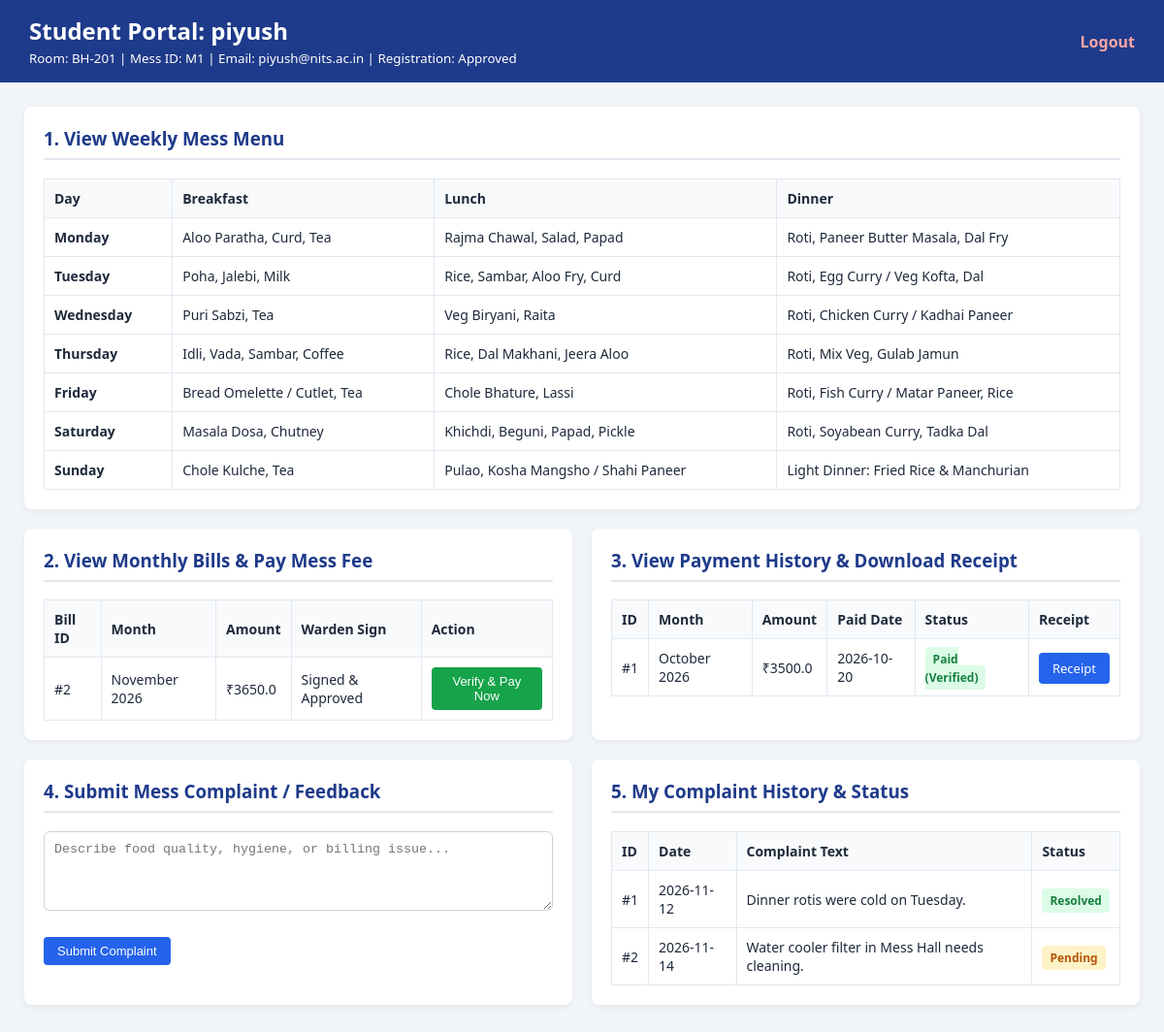
The page /student/piyush on the database its author committed.
### models.py (models this page shows)
class User(Base):
    __tablename__ = 'users'
    username = Column(String, primary_key=True, index=True)
    password = Column(String, nullable=False)
    email = Column(String)
    phone_no = Column(String)
    role = Column(String, nullable=False)  # 'student', 'manager', 'staff', 'admin'

class Student(Base):
    __tablename__ = 'students'
    username = Column(String, ForeignKey('users.username', ondelete="CASCADE"), primary_key=True)
    room_no = Column(String)
    mess_id = Column(String)
    is_registered = Column(String, default="Approved")  # Pending, Approved, Rejected
    user = relationship("User")
    complaints = relationship("Complaint", back_populates="student", cascade="all, delete-orphan")
    payments = relationship("Payment", back_populates="student", cascade="all, delete-orphan")

class Menu(Base):
    __tablename__ = 'menus'
    menu_id = Column(Integer, primary_key=True, index=True)
    day = Column(String, unique=True)
    breakfast = Column(Text)
    lunch = Column(Text)
    dinner = Column(Text)

class Payment(Base):
    __tablename__ = 'payments'
    payment_id = Column(Integer, primary_key=True, index=True)
    student_id = Column(String, ForeignKey('students.username'))
    month = Column(String)
    amount = Column(Float)
    date = Column(Date)
    status = Column(String, default="Unpaid")  # Unpaid, Paid, Verified
    warden_approved = Column(String, default="Pending")  # Maps to DFD Level 1 Warden/MMC approval
    student = relationship("Student", back_populates="payments")

class Complaint(Base):
    __tablename__ = 'complaints'
    complaint_id = Column(Integer, primary_key=True, index=True)
    student_id = Column(String, ForeignKey('students.username'))
    text = Column(Text)
    date = Column(Date)
    status = Column(String, default="Pending")  # Pending, Resolved, Rejected
    student = relationship("Student", back_populates="complaints")

### main.py (the view)
@app.get("/student/{username}", response_class=HTMLResponse)
async def student_dashboard(username: str, request: Request, db: Session = Depends(get_db)):
    user = db.query(models.User).filter(models.User.username == username).first()
    student = db.query(models.Student).filter(models.Student.username == username).first()
    menu = db.query(models.Menu).all()
    complaints = db.query(models.Complaint).filter(models.Complaint.student_id == username).all()
    unpaid_bills = db.query(models.Payment).filter(
        models.Payment.student_id == username,
        models.Payment.status == "Unpaid"
    ).all()
    payment_history = db.query(models.Payment).filter(
        models.Payment.student_id == username,
        models.Payment.status != "Unpaid"
    ).all()
    return templates.TemplateResponse(
        request=request,
        name="student_dash.html",
        context={
            "user": user,
            "student": student,
            "menu": menu,
            "complaints": complaints,
            "unpaid_bills": unpaid_bills,
            "payment_history": payment_history
        }
    )

### templates/student_dash.html (shortened to what this page needs)
<!DOCTYPE html>
<html>
<head>
</head>
<body>
<header>
    <div>
        <h2 style="margin:0;">Student Portal: {{ user.username }}</h2>
        <small>Room: {{ student.room_no }} | Mess ID: {{ student.mess_id }} | Email: {{ user.email }} | Registration: {{ student.is_registered }}</small>
    </div>
    <a class="logout" href="/">Logout</a>
</header>
<div class="container">
    <div class="card">
        <h3>1. View Weekly Mess Menu</h3>
        <table>
            <tr><th>Day</th><th>Breakfast</th><th>Lunch</th><th>Dinner</th></tr>
            {% for item in menu %}
            <tr>
                <td><strong>{{ item.day }}</strong></td>
                <td>{{ item.breakfast }}</td>
                <td>{{ item.lunch }}</td>
                <td>{{ item.dinner }}</td>
            </tr>
            {% endfor %}
        </table>
    </div>
    <div class="grid">
        <div class="card">
            <h3>2. View Monthly Bills & Pay Mess Fee</h3>
            {% if unpaid_bills %}
            <table>
                <tr><th>Bill ID</th><th>Month</th><th>Amount</th><th>Warden Sign</th><th>Action</th></tr>
                {% for bill in unpaid_bills %}
                <tr>
                    <td>#{{ bill.payment_id }}</td>
                    <td>{{ bill.month }}</td>
                    <td>₹{{ bill.amount }}</td>
                    <td>{{ bill.warden_approved }}</td>
                    <td>
                        <form action="/student/{{ user.username }}/pay/{{ bill.payment_id }}" method="post" style="display:inline;">
                            <button type="submit" class="btn">Verify & Pay Now</button>
                        </form>
                    </td>
                </tr>
                {% endfor %}
            </table>
            {% else %}
            <p style="color: #16a34a; font-weight: bold;">No pending monthly bills! All dues cleared.</p>
            {% endif %}
        </div>
        <div class="card">
            <h3>3. View Payment History & Download Receipt</h3>
            <table>
                <tr><th>ID</th><th>Month</th><th>Amount</th><th>Paid Date</th><th>Status</th><th>Receipt</th></tr>
                {% for p in payment_history %}
                <tr>
                    <td>#{{ p.payment_id }}</td>
                    <td>{{ p.month }}</td>
                    <td>₹{{ p.amount }}</td>
                    <td>{{ p.date }}</td>
                    <td><span class="badge resolved">{{ p.status }}</span></td>
                    <td><a class="btn btn-blue" href="/student/{{ user.username }}/receipt/{{ p.payment_id }}" target="_blank">Receipt</a></td>
                </tr>
                {% endfor %}
            </table>
        </div>
    </div>
    <div class="grid">
        <div class="card">
            <h3>4. Submit Mess Complaint / Feedback</h3>
            <form action="/student/{{ user.username }}/complaint" method="post">
                <textarea name="text" rows="4" required placeholder="Describe food quality, hygiene, or billing issue..."></textarea><br><br>
                <button type="submit" class="btn btn-blue">Submit Complaint</button>
            </form>
        </div>
        <div class="card">
            <h3>5. My Complaint History & Status</h3>
            <table>
                <tr><th>ID</th><th>Date</th><th>Complaint Text</th><th>Status</th></tr>
                {% for c in complaints %}
                <tr>
                    <td>#{{ c.complaint_id }}</td>
                    <td>{{ c.date }}</td>
                    <td>{{ c.text }}</td>
                    <td><span class="badge {% if c.status == 'Resolved' %}resolved{% else %}pending{% endif %}">{{ c.status }}</span></td>
                </tr>
                {% endfor %}
            </table>
        </div>
    </div>
</div>
</body>
</html>

### templates/student_dash.html (style rules this page uses)
body { font-family: 'Segoe UI', sans-serif; margin: 0; background: #f1f5f9; color: #1e293b; }
header { background: #1e3a8a; color: white; padding: 15px 30px; display: flex; justify-content: space-between; align-items: center; }
.container { max-width: 1150px; margin: 25px auto; padding: 0 20px; }
.grid { display: grid; grid-template-columns: 1fr 1fr; gap: 20px; }
.card { background: white; padding: 20px; border-radius: 8px; box-shadow: 0 2px 6px rgba(0,0,0,0.06); margin-bottom: 20px; }
h3 { margin-top: 0; border-bottom: 2px solid #e2e8f0; padding-bottom: 8px; color: #1e3a8a; }
table { width: 100%; border-collapse: collapse; font-size: 14px; }
th, td { padding: 10px; border: 1px solid #e2e8f0; text-align: left; }
th { background: #f8fafc; }
.btn { background: #16a34a; color: white; padding: 7px 14px; border: none; border-radius: 4px; cursor: pointer; text-decoration: none; font-size: 13px; }
.btn-blue { background: #2563eb; }
.badge { padding: 4px 8px; border-radius: 4px; font-size: 12px; font-weight: bold; }
.pending { background: #fef3c7; color: #b45309; }
.resolved { background: #dcfce7; color: #15803d; }
textarea { width: 100%; padding: 10px; border: 1px solid #cbd5e1; border-radius: 6px; box-sizing: border-box; }
.logout { color: #fca5a5; text-decoration: none; font-weight: bold; }

### rows shown on the page
User: username "piyush", email "piyush@nits.ac.in"
Student: room_no "BH-201", mess_id "M1", is_registered "Approved"
Menu: day "Monday", breakfast "Aloo Paratha, Curd, Tea", lunch "Rajma Chawal, Salad, Papad", dinner "Roti, Paneer Butter Masala, Dal Fry"
Menu: day "Tuesday", breakfast "Poha, Jalebi, Milk", lunch "Rice, Sambar, Aloo Fry, Curd", dinner "Roti, Egg Curry / Veg Kofta, Dal"
Menu: day "Wednesday", breakfast "Puri Sabzi, Tea", lunch "Veg Biryani, Raita", dinner "Roti, Chicken Curry / Kadhai Paneer"
Menu: day "Thursday", breakfast "Idli, Vada, Sambar, Coffee", lunch "Rice, Dal Makhani, Jeera Aloo", dinner "Roti, Mix Veg, Gulab Jamun"
Menu: day "Friday", breakfast "Bread Omelette / Cutlet, Tea", lunch "Chole Bhature, Lassi", dinner "Roti, Fish Curry / Matar Paneer, Rice"
Menu: day "Saturday", breakfast "Masala Dosa, Chutney", lunch "Khichdi, Beguni, Papad, Pickle", dinner "Roti, Soyabean Curry, Tadka Dal"
Menu: day "Sunday", breakfast "Chole Kulche, Tea", lunch "Pulao, Kosha Mangsho / Shahi Paneer", dinner "Light Dinner: Fried Rice & Manchurian"
Payment: payment_id "2", month "November 2026", amount "3650.0", warden_approved "Signed & Approved"
Payment: payment_id "1", month "October 2026", amount "3500.0", date "2026-10-20", status "Paid (Verified)"
Complaint: complaint_id "1", date "2026-11-12", text "Dinner rotis were cold on Tuesday.", status "Resolved"
Complaint: complaint_id "2", date "2026-11-14", text "Water cooler filter in Mess Hall needs cleaning.", status "Pending"
